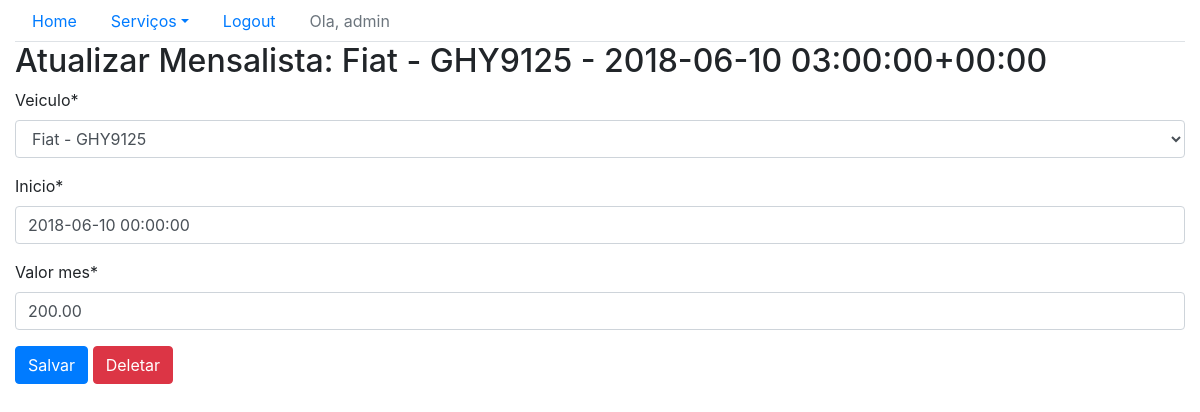
/sistema/mensalista-update/3 (signed in), run on the app's committed database.
### core/models.py (models this page shows, shortened)
class Mensalista(models.Model):
    veiculo = models.ForeignKey("Veiculo", on_delete=models.CASCADE)
    inicio = models.DateTimeField()
    valor_mes  = models.DecimalField(max_digits=6, decimal_places=2)
    def __str__(self):
        return str(self.veiculo) + ' - ' + str(self.inicio)

class Veiculo(models.Model):
    marca = models.ForeignKey('Marca', on_delete=models.CASCADE)
    placa = models.CharField(max_length=7)
    proprietario = models.ForeignKey('Pessoa', on_delete=models.CASCADE)
    cor = models.CharField(max_length=15)
    observacoes = models.TextField()
    def __str__(self):
        return self.marca.nome + ' - ' + self.placa

class Marca(models.Model):
    nome = models.CharField(max_length=50)

### core/views.py (the view)
# urls.py: path('mensalista-update/<int:id>', mensalista_update, name='core_mensalista_update'),
@login_required
def mensalista_update(request, id):
    data = {}
    mensalista = Mensalista.objects.get(id=id)
    form = MensalistaForm(request.POST or None, instance = mensalista)
    data['mensalista'] = mensalista
    data['form'] = form
    if request.method == 'POST':
        if form.is_valid():
            form.save()
            return redirect('core_lista_mensalista')
    else:
        return render(request, 'core/update_mensalista.html', data)

### core/forms.py
class MensalistaForm(ModelForm):
    class Meta:
        model = Mensalista
        fields = ('__all__')

### core/templates/core/update_mensalista.html (shortened to what this page needs)
{% extends 'base.html'%}
{% load crispy_forms_tags %}
{% block main %}
<div class="row">
    <div class="col">
        <h2>Atualizar Mensalista: {{ mensalista }}</h2>
        <form action="{% url 'core_mensalista_update' mensalista.id %}" method="post">
            {{ form|crispy}}
            <button type="submit" class="btn btn-primary">Salvar</button>
            <a href="{%url 'core_mensalista_delete' mensalista.id%}" class="btn btn-danger">Deletar</a>
        </form>
    </div>
</div>
{% endblock main %}

### templates/base.html (shortened to what this page needs)
{%load static %}
<!DOCTYPE html>
<html lang="en">
<head>
    <link rel="stylesheet" href="{%static 'bootstrap/css/bootstrap.css'%}">
</head>
<body>
<div class="container-fluid">
    <ul class="nav nav-tabs">
    <li class="nav-item">
        <a class="nav-link" href="{%url 'core_home'%}">Home</a>
    </li>
    <li class="nav-item dropdown">
        <a class="nav-link dropdown-toggle" data-toggle="dropdown" href="#" role="button" aria-haspopup="true" aria-expanded="false">Serviços</a>
    </li>
    {% if user.is_authenticated %}
        <li class="nav-item">
            <a class="nav-link" href="{% url 'logout' %}">Logout</a>
        </li>
        <li class="nav-item">
            <a class="nav-link disabled" href="#" tabindex="-1" aria-disabled="true">Ola, {{user}}</a>
         </li>
    {% else %}
        <li class="nav-item">
            <a class="nav-link" href="{% url 'login' %}">Login</a>
        </li>
    {% endif %}
    </ul>
    {% block main %}
    {% endblock main %}
</div>
</body>
</html>

### data on the page
Mensalista: veiculo+inicio "Fiat - GHY9125 - 2018-06-10 03:00:00+00:00", veiculo "Fiat - GHY9125", inicio "2018-06-10 00:00:00", valor_mes "200.00"

### other printed values
{{ user }} "admin"
